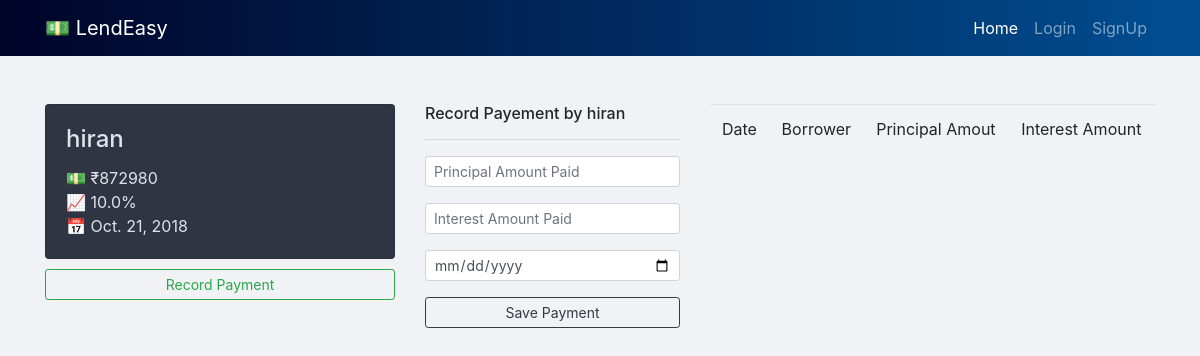
Before: /history/1/ with the older database file.
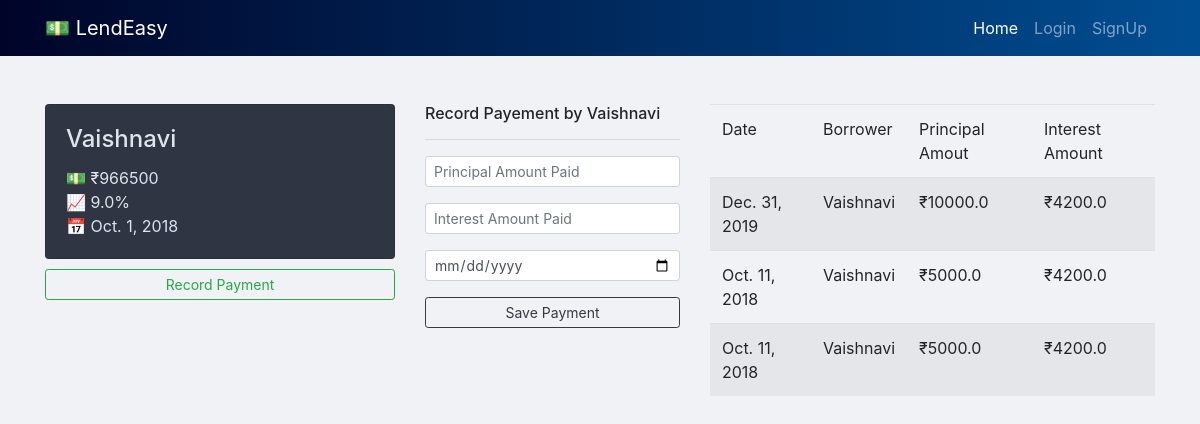
After: the same page with the newer database file.
### transact/models.py (models this page shows, shortened)
class Borrower(models.Model):
    name = models.CharField(max_length=20)
    phone = models.CharField(max_length=20)
    amount = models.IntegerField(blank=True, null=True)
    interest = models.FloatField(blank=True, null=True)
    duration = models.IntegerField(blank=True, null=True)
    terms = models.CharField(max_length=10, blank=True, null=True)
    date = models.DateTimeField(blank=True, null=True)
    lender = models.ForeignKey(User, on_delete=models.CASCADE, null=True)
    intamt = models.FloatField(blank=True, null=True)

class Payments(models.Model):
    borrower = models.ForeignKey(Borrower, on_delete=models.CASCADE)
    principal_amt = models.FloatField(default=0.0)
    interest_amt = models.FloatField(default=0.0)
    timestamp = models.DateField()

### transact/views.py (the view)
# urls.py: path('history/<int:borid>/',history,name='history')
def history(request,borid):
	borrower = Borrower.objects.get(pk=borid)
	history = Payments.objects.filter(borrower=borrower)
	return render(request,"history.html",{"history":history, "borrower":borrower})

### templates/history.html (shortened to what this page needs)
{% extends 'base.html' %}
{% block body %}
	<div class="container">
		<div class="row">
			<div class="col-md-4">
				<div class="card floater" style="display: inline-block; width:100%">
					<div class="card-body">
						<h4 class="card-title">{{borrower.name}}</h4>
						<p class="card-text">💵 ₹{{borrower.amount}}<br>📈 {{borrower.interest}}%<br>📅 {{borrower.date|date}}</p>
					</div>
				</div>
				<a href="/paid/{{borrower.id}}/" class="btn btn-sm btn-outline-success" style="width:100%">Record Payment</a>
			</div>
			<div class="col-md-3">
				<h6>Record Payement by {{borrower.name}}</h6>
				<hr>
				<form action="/paid/{{borrower.id}}/" method="POST">
					<div class="form-group">
						<input class="form-control form-control-sm" type="number" name="pamount" placeholder="Principal Amount Paid">
					</div>
					<div class="form-group">
						<input class="form-control form-control-sm" type="number" name="iamount" placeholder="Interest Amount Paid">
					</div>
					<div class="form-group">
						<input class="form-control form-control-sm" type="date" name="date">
					</div>
					<button class="btn btn-sm btn-outline-dark" type="submit" style="width:100%">Save Payment</button>
				</form>
			</div>
			<div class="col-md-5">
				<table class="table table-striped">
					<thead>
						<tr>
							<td>Date</td>
							<td>Borrower</td>
							<td>Principal Amout</td>
							<td>Interest Amount</td>
						</tr>
					</thead>
					<tbody>
						{% for payment in history %}
							<tr>
								<td>{{payment.timestamp}}</td>
								<td>{{payment.borrower.name}}</td>
								<td>₹{{payment.principal_amt}}</td>
								<td>₹{{payment.interest_amt}}</td>
							</tr>
						{% endfor %}
					</tbody>
				</table>
			</div>
		</div>
	</div>
{% endblock %}

### templates/base.html (shortened to what this page needs)
<!DOCTYPE html>
<html>
	<head>
		<link rel="stylesheet" href="https://stackpath.bootstrapcdn.com/bootstrap/4.1.3/css/bootstrap.min.css">
	</head>
	<body style="background-color:#f1f2f6">
		<nav class="navbar navbar-expand-lg navbar-dark bg-dark" style="  background:linear-gradient(to right, #000428, #004e92); ">
			<div class="container">
				<a class="navbar-brand" href="#">💵 LendEasy</a>
				<div class="collapse navbar-collapse" id="navbarNavAltMarkup">
					<div class="navbar-nav">
						{% if not user.is_authenticated %}
							<a class="nav-item nav-link active" href="#">Home <span class="sr-only">(current)</span></a>
							<a class="nav-item nav-link" href="/signin/">Login </a>
							<a class="nav-item nav-link" href="/signup/">SignUp </a>
						{% else %}
							<a class="nav-item nav-link" href="/dashboard/">Dashboard</a>
							<a class="nav-item nav-link" href="{% url 'logout' %}">Log Out</a>
						{% endif %}
					</div>
				</div>
			</div>
		</nav>
		<br><br>
		{% block body %}
		{% endblock %}
		<br><br><br>
	</body>
</html>

### templates/history.html (style rules this page uses)
.floater { background-color: #2f3542; color: #dfe4ea; margin-right: 10px; margin-bottom: 10px; }

Changed rows visible on the page:
changed Borrower: name "hiran" → "Vaishnavi"; amount "872980" → "966500"; interest "10.0" → "9.0"; date "Oct. 21, 2018" → "Oct. 1, 2018"
added Payments: timestamp "Dec. 31, 2019", borrower.name "Vaishnavi", principal_amt "10000.0", interest_amt "4200.0"
added Payments: timestamp "Oct. 11, 2018", borrower.name "Vaishnavi", principal_amt "5000.0", interest_amt "4200.0"
added Payments: timestamp "Oct. 11, 2018", borrower.name "Vaishnavi", principal_amt "5000.0", interest_amt "4200.0"
